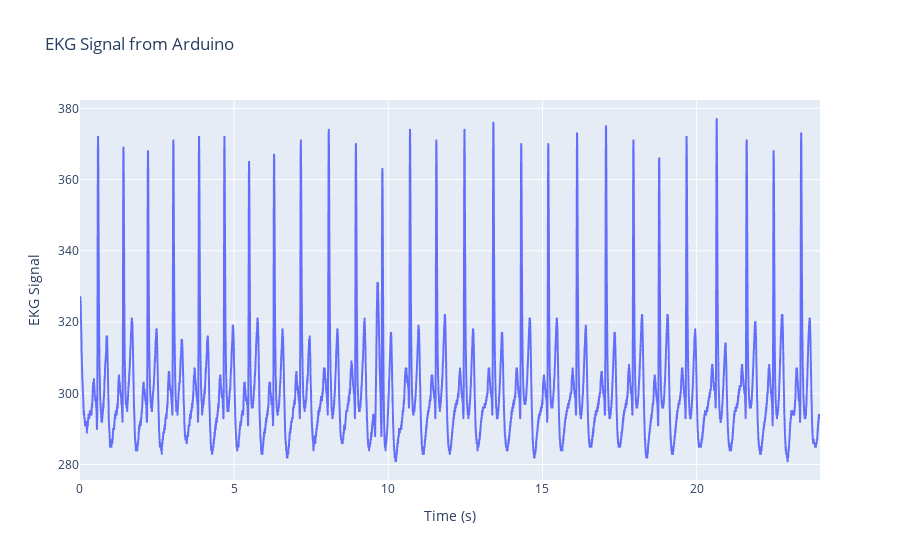

Notebook code cell kept with this figure:
### Code cell
import plotly.express as px
dfRad = pd.read_csv('arduino_log.csv', sep = ';', header = 0, names = ['Frames' , 'EKG'], index_col = 0)
fig = px.line(dfRad, x=dfRad.index/sampling_rate, y='EKG', title='EKG Signal from Arduino', labels={'x':'Time (s)', 'EKG':'EKG Signal'})
fig.show()

### Figure 1 — Plotly figure (JSON) as saved in the notebook; plotly's stock layout.template omitted (floating-point values rounded to 4 significant figures; data arrays with more than 128 entries replaced by an {"elided": "..."} marker saying what was removed)
{"data": [{"hovertemplate": "Time (s)=%{x}<br>EKG Signal=%{y}<extra></extra>", "legendgroup": "", "line": {"color": "#636efa", "dash": "solid"}, "marker": {"symbol": "circle"}, "mode": "lines", "name": "", "showlegend": false, "type": "scattergl", "x": {"elided": "22362 float values"}, "xaxis": "x", "y": {"elided": "22362 int values"}, "yaxis": "y"}], "layout": {"legend": {"tracegroupgap": 0}, "title": {"text": "EKG Signal from Arduino"}, "xaxis": {"anchor": "y", "domain": [0, 1], "title": {"text": "Time (s)"}}, "yaxis": {"anchor": "x", "domain": [0, 1], "title": {"text": "EKG Signal"}}}}
